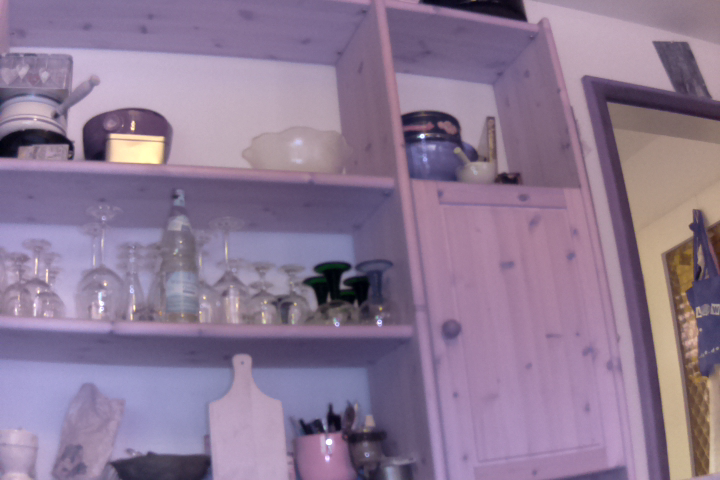
#> input picture image.png, 720 x 480 px
$ python sandbox.py
#> lines starting #> are read from the running program, lines starting #| are printed output that depends on the picture; after the words box and inside, x2 and y2 are one past the last pixel; in counts of white or black regions, pixels touching at a corner belong together; long printed decimals are rounded
#> further down, mat1 is the input picture: shape (480, 720, 3); mean B, G, R 148, 121.6, 141.5
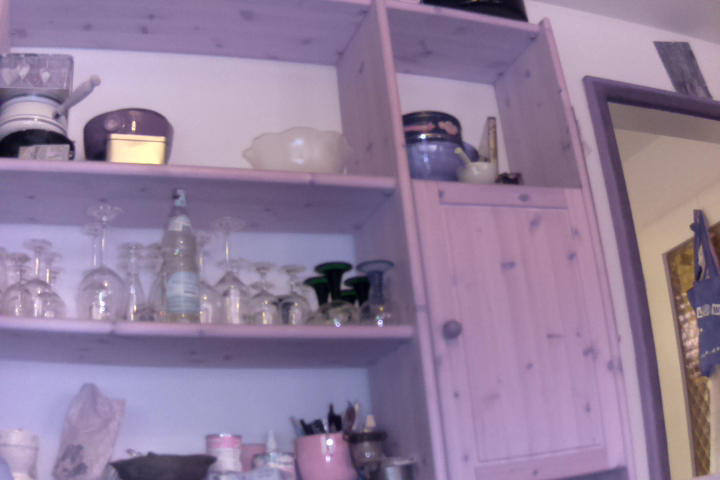
#> input picture image_before.png, 720 x 480 px
#> further down, mat2 is the input picture: shape (480, 720, 3); mean B, G, R 155.5, 126.7, 146.1
### cat_dection/DiffDetection.py
import cv2 as cv
import unittest
import numpy as np

class DiffDetection:

    def minTest(self):
        return "la"

    def differ(self, mat1, mat2, threshValue):
        #mat1Gray = cv.cvtColor(mat1,cv.COLOR_BGR2GRAY)
        #mat2Gray = cv.cvtColor(mat2,cv.COLOR_BGR2GRAY)
#> called with threshValue = 7
        mat1Gray = mat1[:,:,2].copy()
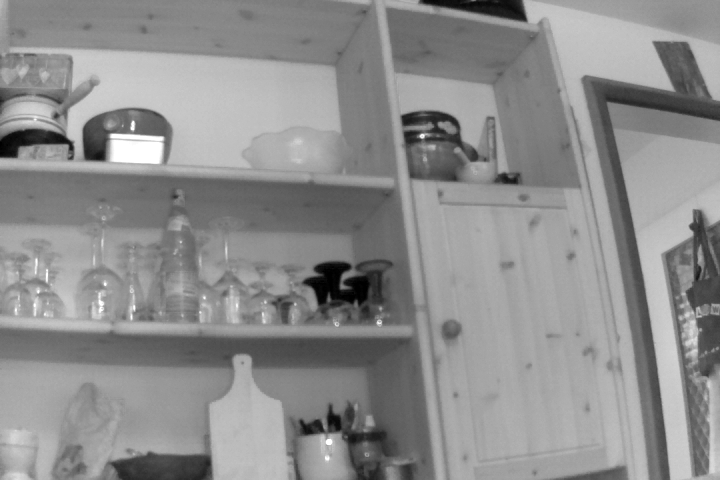
#> mat1Gray: shape (480, 720); min 0, max 255, mean 141.5
        mat2Gray = mat2[:,:,2].copy()
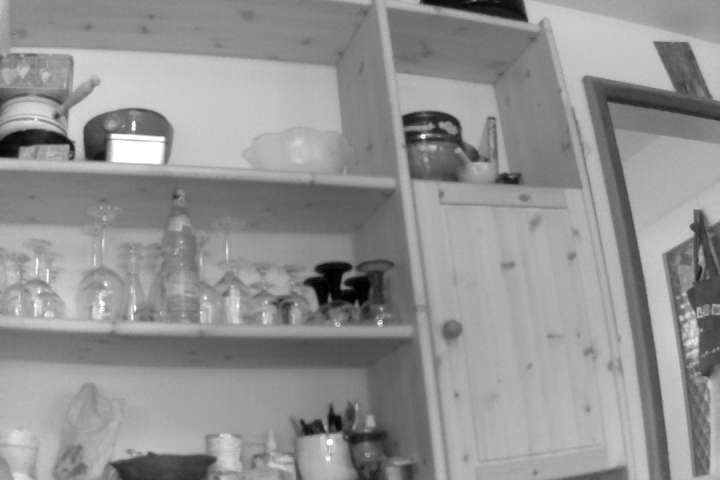
#> mat2Gray: shape (480, 720); min 0, max 255, mean 146.1
        matDiff = cv.absdiff(mat1Gray, mat2Gray)
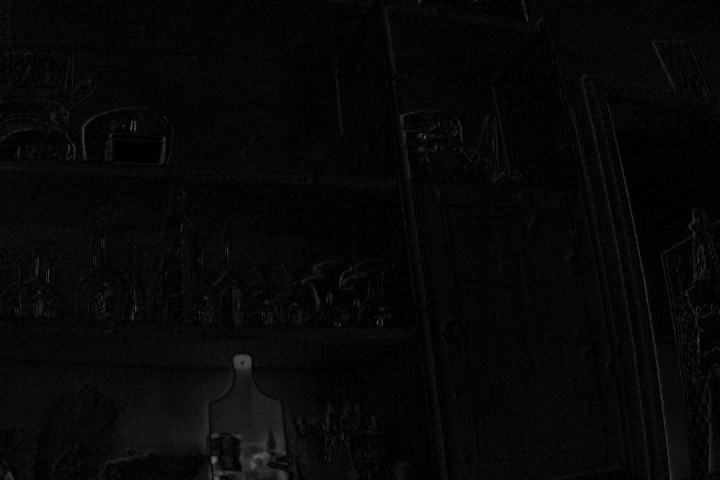
#> matDiff: shape (480, 720); min 0, max 109, mean 7.1
        (retval, thresh) = cv.threshold(matDiff,threshValue, 255, cv.THRESH_BINARY);
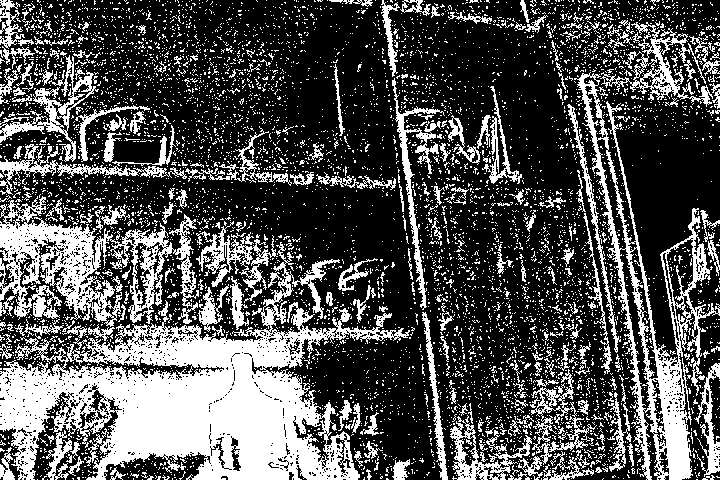
#> thresh: shape (480, 720); 32% white; 6361 white regions (6110 under 20 px), largest, box (x1, y1, x2, y2) and area: (0, 242, 410, 480) 37262, (574, 72, 720, 480) 10407, (0, 196, 199, 327) 9900
#> retval = 7

        cnt = np.count_nonzero(thresh)
#> cnt = 110745
        total = np.size(thresh,0)*np.size(thresh,1)
#> total = 345600
        delta = cnt/ float(total)
#> delta = 0.32
        print 'Non zero elements are ' + str(delta) + '%'
#| Non zero elements are 0.3204%
        return (thresh, delta)


class test(unittest.TestCase):
    # [24 lines of commented-out code are left out]


    # [4 lines left out: function testMinTest, not called in this run]

### sandbox.py
import cv2 as cv
from cat_dection import DiffDetection


if __name__ == "__main__":
    dd = DiffDetection()
    img1Path = 'image.png'
    img2Path = 'image_before.png'
    mat1 = cv.imread(img1Path, cv.IMREAD_COLOR)
    mat2 = cv.imread(img2Path, cv.IMREAD_COLOR)
    threshValue = 7
    (matResult, delta) = dd.differ(mat1, mat2, threshValue)
#> delta = 0.32
    cv.imwrite("image_result.png",matResult)
